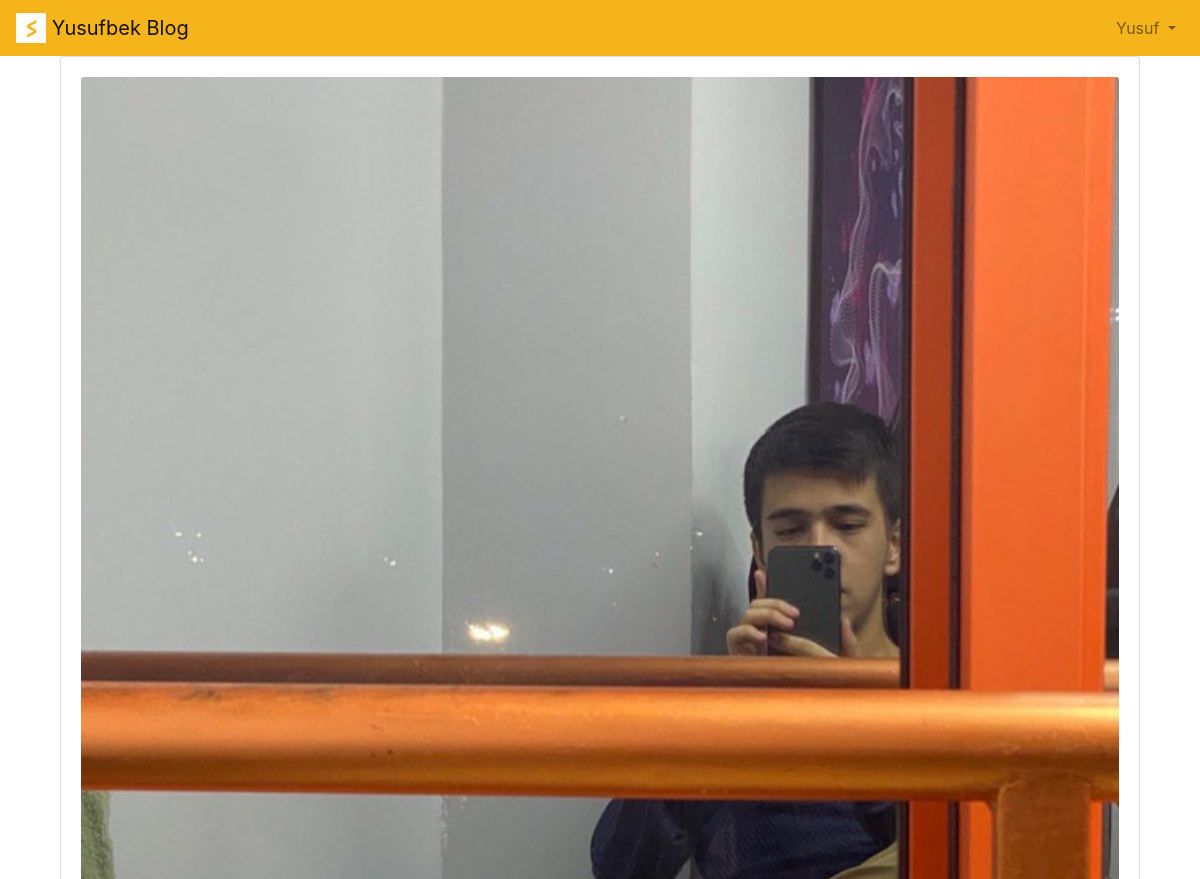
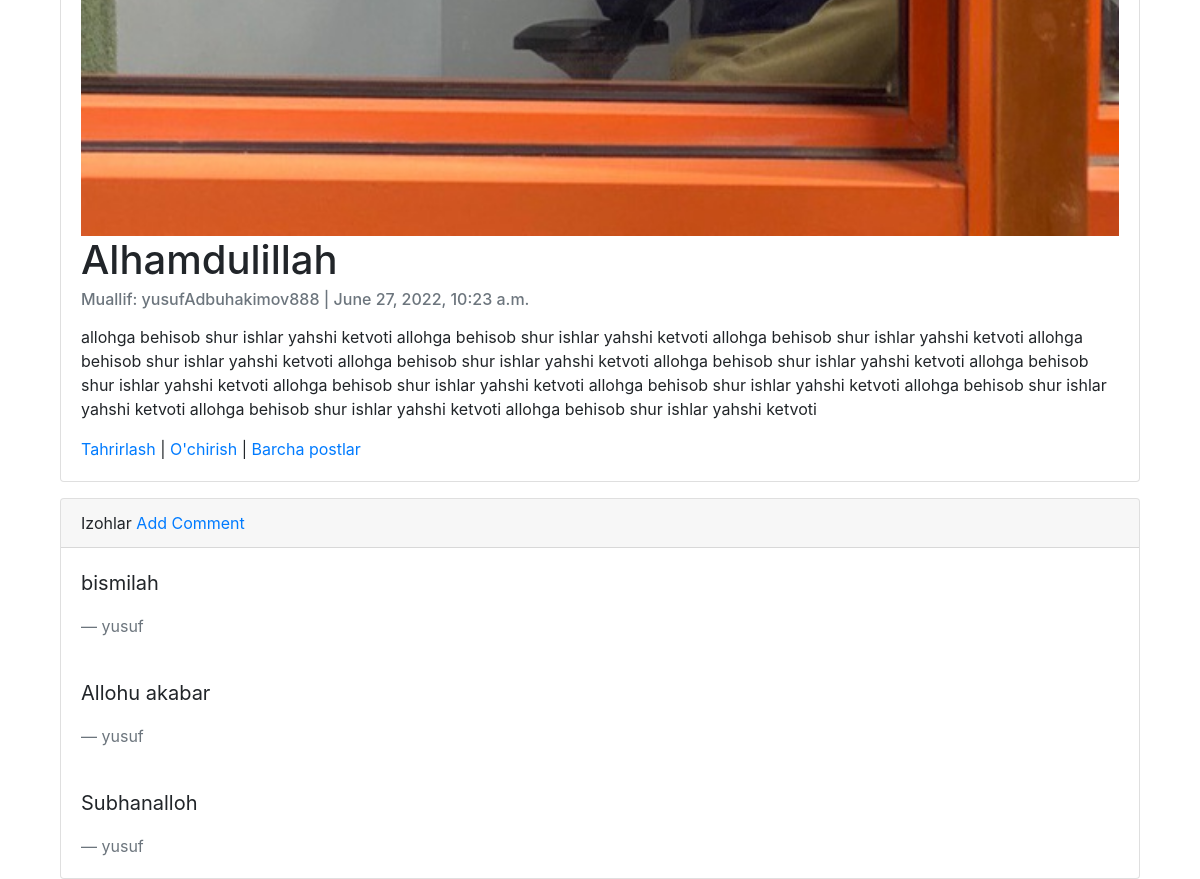
The app's page /articles/2/ (signed in) with its own data (2 pictures, top to bottom).
### accounts/models.py (models this page shows)
class CustomUser(AbstractUser):
    age = models.PositiveIntegerField(null=True, blank=True)

### articles/models.py (models this page shows, shortened)
class Article(models.Model):
    title = models.CharField(max_length=150)
    summary = models.CharField(max_length=200, blank=True)
    body = RichTextField()
    photo = models.ImageField(upload_to='images/', blank=True)
    date = models.DateTimeField(auto_now_add=True)
    author = models.ForeignKey(
        User,
        on_delete=models.CASCADE,
    )

class Comment(models.Model):
    articles = models.ForeignKey(Article, on_delete=models.CASCADE, related_name='comments')
    comment = models.CharField(max_length=150)
    author = models.ForeignKey(User, on_delete=models.CASCADE, )
    def __str__(self):
        return self.comment

### articles/views.py (the view)
# urls.py: path('<int:pk>/', ArticleDetailView.as_view(), name='article_detail'),
class ArticleDetailView(DetailView):
    model = Article
    template_name = 'article_detail.html'

### templates/article_detail.html (shortened to what this page needs)
{% extends 'base.html' %}
{% block content %}
    <div class="container-fluid">
        <div class="card" >
          <div class="card-body">
              {%  if object.photo %}
                <img class="card-img-top" src="{{ object.photo.url }}" alt="{{ object.title }}">
              {% endif %}
              <h1 class="card-title">{{ object.title }}</h1>
              <h6 class="card-subtitle mb-2 text-muted">Muallif: {{ object.author }} | {{ object.date }}</h6>
              <p class="card-text">{{ object.body | safe }}</p>
              <a href="{% url 'article_edit' article.pk %}">Tahrirlash</a> |
              <a href="{% url 'article_delete' article.pk %}">O'chirish</a> |
              <a href="{% url 'article_list' %}">Barcha postlar</a>
          </div>
        </div>
        <div class="card">
            <div class="card-header">Izohlar
                <a href="{% url 'add_comment' article.pk %}">Add Comment</a>
            </div>
            {%  for comment in article.comments.all %}
                <div class="card-body">
                    <blockquote class="blockquote mb-0">
                        <p>{{  comment }}</p>
                        <footer class="blockquote-footer">{{  comment.author }}</footer>
                    </blockquote>
                </div>
            {% endfor %}
        </div>
    </div>
{% endblock content %}

### templates/base.html (shortened to what this page needs)
{% load static %}
<!DOCTYPE html>
<html>
    <head>
            <link rel="stylesheet" href="https://cdn.jsdelivr.net/npm/bootstrap@4.5.3/dist/css/bootstrap.min.css">
    </head>
    <body>
        <nav class="navbar navbar-expand-lg navbar-light" style="background-color: #F4B41A;">
            <a class="navbar-brand" href="{% url 'home' %}">
                <img src="{% static 'static/assets/img/logo.png' %}" width="30" height="30" class="d-inline-block align-top" alt="">
                Yusufbek Blog
            </a>
            <div class="collapse navbar-collapse" id="navbarSupportedContent">
                {% if user.is_authenticated %}
                    <ul class="navbar-nav ml-auto">
                        <li class="nav-item">
                            <a class="nav-link dropdown-toggle" href="#"
                                id="navbarDropdown" role="button" data-toggle="dropdown"
                                aria-haspopup="true" aria-expanded="false">
                                {{ user.username | title }}
                            </a>
                        </li>
                    </ul>
                {% else %}
                    <form class="form-inline ml-auto">
                        <a href="{% url 'login' %}" class="btn btn-outline-light">Kirish</a>
                        <a href="{% url 'signup' %}" class="btn btn-primary ml-2">Ro'yxatdan o'tish</a>
                    </form>
                {% endif %}
            </div>
        </nav>
        <main>
            <div class="container">
                {% block content %}
                {% endblock content %}
            </div>
        </main>
    </body>
</html>

### records on screen
CustomUser: username "Yusuf"
Article: photo (picture), title "Alhamdulillah", author "yusufAdbuhakimov888", date "June 27, 2022, 10:23 a.m.", body "allohga behisob shur ishlar yahshi ketvoti allohga behisob shur ishlar yahshi ketvoti allohga behisob shur ishlar yahshi ketvoti allohga behisob shur ishlar yahshi ketvoti allohga behisob shur ishlar yahshi ketvoti allohga behisob shur ishlar yahshi ketvoti allohga behisob shur ishlar yahshi ketvoti allohga behisob shur ishlar yahshi ketvoti allohga behisob shur ishlar yahshi ketvoti allohga behisob shur ishlar yahshi ketvoti allohga behisob shur ishlar yahshi ketvoti allohga behisob shur ishlar yahshi ketvoti"
Comment: comment "bismilah", author "yusuf"
Comment: comment "Allohu akabar", author "yusuf"
Comment: comment "Subhanalloh", author "yusuf"
